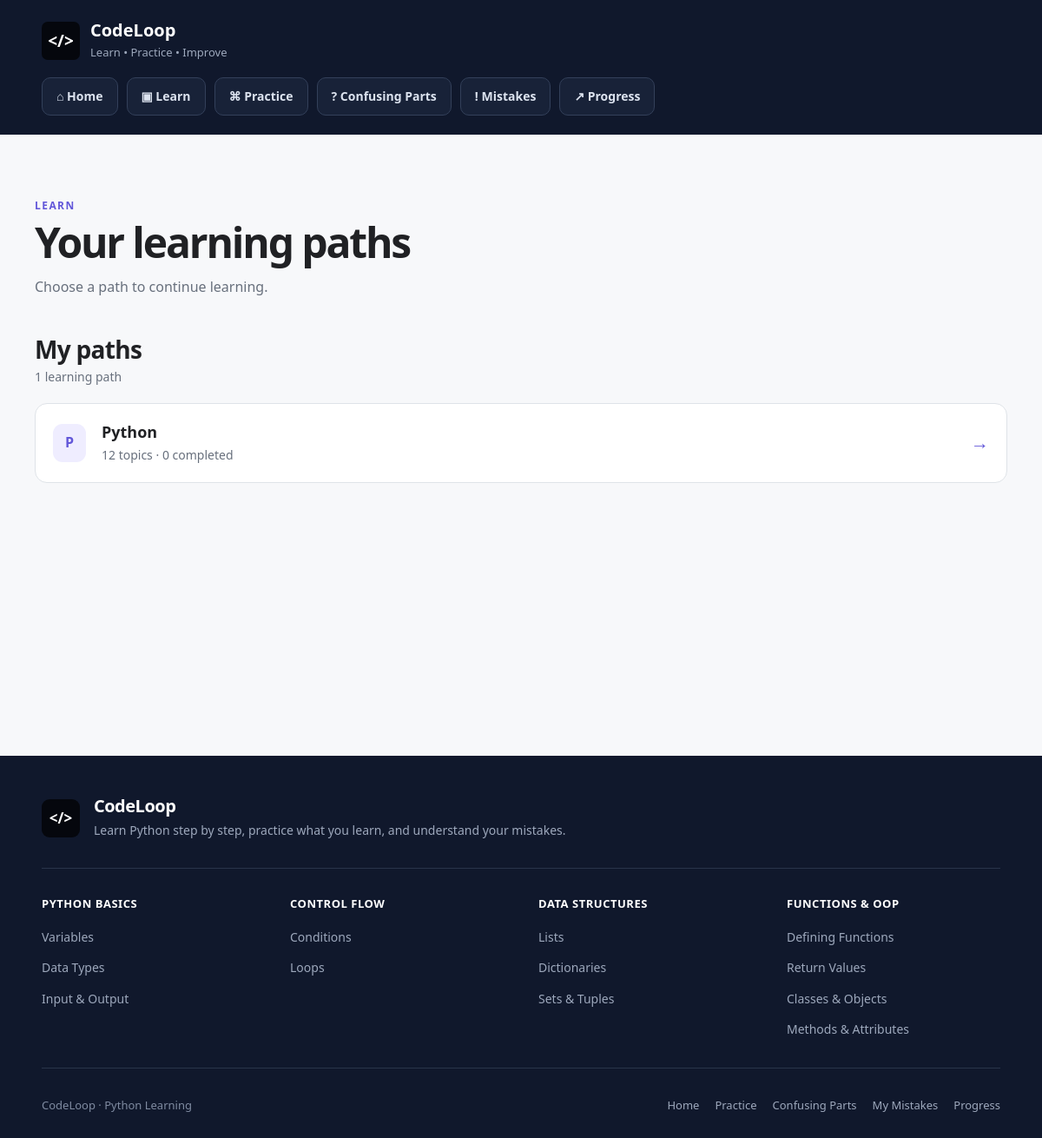
/paths, run on the app's committed database.
### tables this page shows
CREATE TABLE learning_paths (
                id INTEGER PRIMARY KEY AUTOINCREMENT,
                name TEXT NOT NULL UNIQUE,
                created_at TEXT NOT NULL DEFAULT CURRENT_TIMESTAMP
            );

### app.py (the view)
@app.route("/paths")
def paths():
    with get_db() as connection:
        learning_paths = connection.execute(
            """
            SELECT learning_paths.id, learning_paths.name,
                   COUNT(topics.id) AS topic_count,
                   COALESCE(SUM(topics.status = 'completed'), 0) AS completed_count
            FROM learning_paths
            LEFT JOIN topics ON topics.path_id = learning_paths.id
            GROUP BY learning_paths.id
            ORDER BY learning_paths.created_at
            """
        ).fetchall()
    return render_template("paths.html", paths=learning_paths)

### app.py (called while the page is built)
def get_db():
    connection = sqlite3.connect(DATABASE)
    connection.row_factory = sqlite3.Row
    connection.execute("PRAGMA foreign_keys = ON")
    return connection

### templates/paths.html (shortened to what this page needs)
{% extends "base.html" %}
{% block content %}
<div class="page-intro">
    <p class="eyebrow">LEARN</p>
    <h1>Your learning paths</h1>
    <p>Choose a path to continue learning.</p>
</div>
<div class="paths-page">
    <section>
        <div class="subsection-heading">
            <div>
                <h2>My paths</h2>
                <p>
                    {{ paths|length }}
                    learning path{{ '' if paths|length == 1 else 's' }}
                </p>
            </div>
        </div>
        <div class="path-list">
            {% for path in paths %}
            <a
                class="path-list-card"
                href="{{ url_for('topics', path_id=path.id) }}"
            >
                <div class="path-icon">
                    {{ path.name[:1]|upper }}
                </div>
                <div class="path-list-main">
                    <div>
                        <h3>{{ path.name }}</h3>
                        <p>
                            {{ path.topic_count }} topics ·
                            {{ path.completed_count }} completed
                        </p>
                    </div>
                    <span class="arrow">→</span>
                </div>
            </a>
            {% else %}
            <div class="empty-state">
                <h3>No learning paths yet.</h3>
                <p>Your built-in Python path should appear here.</p>
            </div>
            {% endfor %}
        </div>
    </section>
</div>
{% endblock %}

### templates/static/style.css (style rules this page uses)
:root { --bg: #f7f8fa; --surface: #ffffff; --text: #202124; --muted: #6b7078; --soft-muted: #8a8f98; --line: #e3e5e8; --primary: #6257d9; --primary-soft: #efedff; --success: #2f9365; --warning: #c88725; --danger: #c84d59; --dark: #17181d; --radius: 14px; }
* { box-sizing: border-box; }
html { scroll-behavior: smooth; }
body { margin: 0; background: var(--bg); color: var(--text); font-family: "Segoe UI", Arial, sans-serif; font-size: 15px; line-height: 1.6; }
a { color: inherit; text-decoration: none; }
.nav-label, .eyebrow { margin: 0 0 7px; font-size: 10px; line-height: 1.4; font-weight: 700; letter-spacing: .13em; text-transform: uppercase; color: var(--primary); }
h1, h2, h3, p { margin-top: 0; }
h1, h2, h3 { font-family: "Segoe UI", Arial, sans-serif; color: var(--text); }
h1 { font-size: 42px; line-height: 1.08; letter-spacing: -.035em; font-weight: 650; }
h2 { font-size: 23px; line-height: 1.2; letter-spacing: -.02em; font-weight: 650; }
h3 { font-size: 15px; line-height: 1.35; font-weight: 650; }
.page-intro { max-width: 680px; margin-bottom: 34px; }
.page-intro h1 { margin-bottom: 10px; }
.page-intro > p:last-child { color: var(--muted); font-size: 14px; max-width: 620px; }
.path-icon { flex: 0 0 38px; width: 38px; height: 38px; display: grid; place-items: center; border-radius: 10px; background: var(--primary-soft); color: var(--primary); font-size: 13px; font-weight: 700; }
.subsection-heading { margin-bottom: 12px; }
.subsection-heading h2 { margin-bottom: 2px; }
.subsection-heading p { margin: 0; color: var(--muted); font-size: 11px; }
.path-list { display: grid; gap: 8px; }
.path-list-card { display: flex; align-items: center; gap: 14px; padding: 16px; background: var(--surface); border: 1px solid var(--line); border-radius: 13px; }
.path-list-main { flex: 1; display: flex; justify-content: space-between; align-items: center; }
.path-list-main h3 { margin-bottom: 2px; }
.path-list-main p { margin: 0; color: var(--muted); font-size: 11px; }
html, body { width: 100%; max-width: 100%; overflow-x: hidden; }
body { font-size: 16px; }
h1 { font-size: 48px; }
h2 { font-size: 26px; }
h3 { font-size: 17px; }
:root { --bg: #f7f8fa; --surface: #ffffff; --text: #202124; --muted: #68707d; --soft-muted: #8a919d; --line: #dfe3e8; --primary: #6257d9; --primary-soft: #efedff; --dark: #17181d; --radius: 14px; }
body { font-size: 16px; line-height: 1.6; background: var(--bg); color: var(--text); }
h1 { font-size: clamp(42px, 4vw, 52px); line-height: 1.08; letter-spacing: -.045em; font-weight: 700; }
h2 { font-size: 28px; line-height: 1.2; letter-spacing: -.025em; font-weight: 700; }
h3 { font-size: 18px; line-height: 1.35; font-weight: 650; }
p { font-size: 15px; }
.eyebrow, .nav-label { font-size: 12px; line-height: 1.4; font-weight: 700; letter-spacing: .12em; color: var(--primary); }
.page-intro { max-width: 820px; margin-bottom: 42px; }
.page-intro h1 { margin-bottom: 12px; }
.page-intro > p:last-child { color: var(--muted); font-size: 16px; line-height: 1.7; max-width: 760px; }
.hero, .path-hero, .practice-progress-card, .practice-problem-card, .path-list-card, .form-card, .topic-row, .confusing-card, .mistake-card, .progress-card, .quick-card, .path-card, .stat-card { border-color: var(--line); }
.paths-page { width: 100%; }
.subsection-heading { margin-bottom: 18px; }
.subsection-heading h2 { margin-bottom: 4px; }
.subsection-heading p { margin: 0; color: var(--muted); font-size: 14px; }
.path-list { display: grid; gap: 12px; }
.path-list-card { min-height: 86px; padding: 20px; gap: 18px; border-radius: 14px; }
.path-list-main h3 { font-size: 18px; margin-bottom: 4px; }
.path-list-main p { font-size: 14px; color: var(--muted); }
.path-icon { width: 44px; height: 44px; border-radius: 11px; font-size: 16px; }
.arrow { color: var(--primary); font-size: 21px; }

### data on the page
learning_paths: name "P", name "Python", topic_count "12", completed_count "0"

### other printed values
{{ paths|length }} "1"
